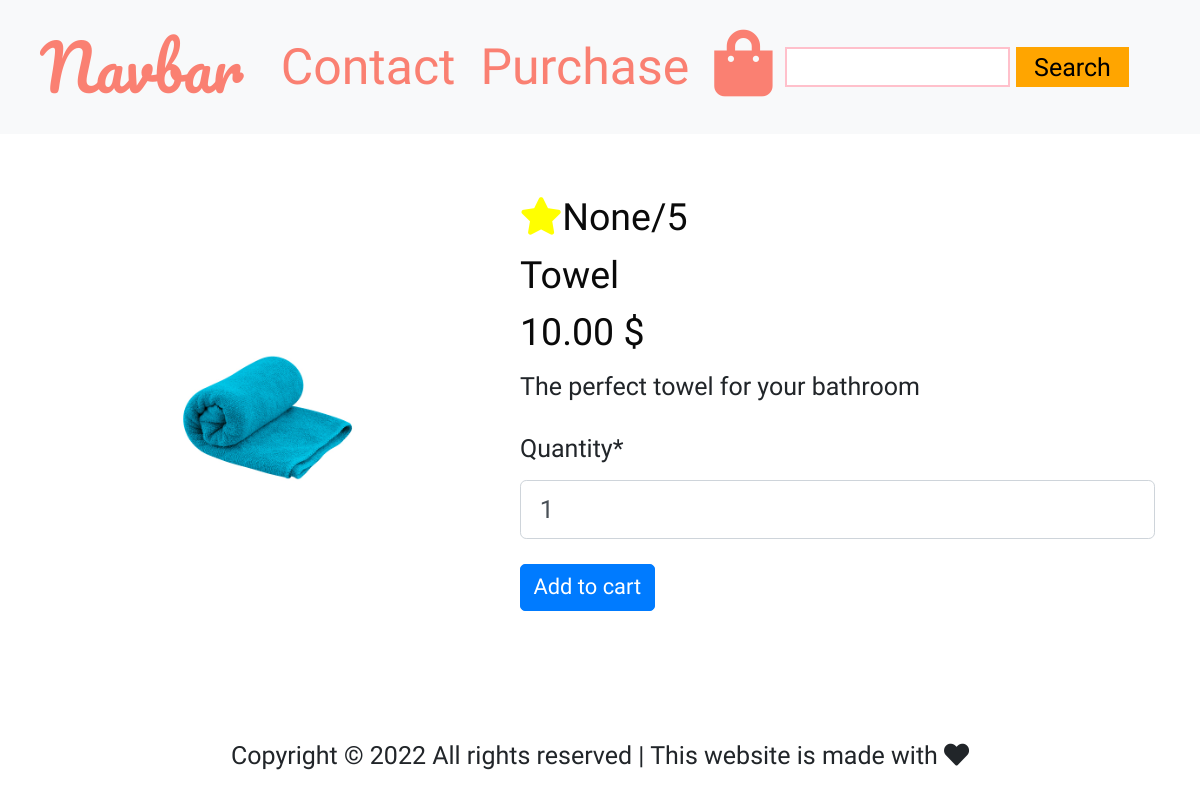
The page /products/pp528153/ on the database its author committed.
### cart/models.py (models this page shows, shortened)
class Product(models.Model):
    category = models.ForeignKey('Category', on_delete=models.CASCADE)
    name = models.CharField(max_length=254)
    slug = models.SlugField(unique=True, null=True)
    description = models.TextField()
    price = models.DecimalField(max_digits=6, decimal_places=2)
    rating = models.DecimalField(max_digits=6, decimal_places=2,
                                 null=True, blank=True)
    image = models.ImageField()
    active = models.BooleanField(default=False)

### cart/views.py (the view, shortened to what this page needs)
# urls.py: path('<slug>/', views.ProductDetailView.as_view(), name='product-detail'),
class ProductDetailView(generic.FormView):
    template_name = 'cart/product_detail.html'
    """ We have to pick forms from forms.py"""
    form_class = AddToCartForm
    def get_object(self):
        return get_object_or_404(Product, slug=self.kwargs["slug"])
    def get_context_data(self, **kwargs):
        context = super(ProductDetailView, self).get_context_data(**kwargs)
        context['product'] = self.get_object()
        return context

### cart/forms.py
class AddToCartForm(forms.ModelForm):
    class Meta:
        model = OrderItem
        fields = ['quantity']

### templates/cart/product_detail.html (shortened to what this page needs)
{% extends "base.html" %}
{% load crispy_forms_tags %}
{% load static %}
{% block page_header %}
    <div class="container header-container">
        <div class="row">
            <div class="col"></div>
        </div>
    </div>
{% endblock %}
{% block content %}
<div class="container single-product">
    <div class="row">
        <div class="col-lg-5 ">
            <div class="image-container">
            {% if product.image %}
            <img class=" img-fluid" src="{{ product.image.url }}" alt="{{ product.name }}"  class="card-img-top" width = "100%">
            </div>
        </div>
        <div class="col-lg-7">
            <h4><i style="color:yellow;"class="fa fa-star" style="font-size: small;"></i>{{ product.rating }}/5</h4>
            {% else %}
            <h4><i class="fa fa-star" style="font-size: small;"></i>No rating</h4>
            {% endif %}
            <h4>{{ product.name }}</h4>
            <h4>{{ product.price }} $</h4>
            <p>{{ product.description }}</p>
            <div>
                <form method="POST">
                    {{ form|crispy }}
                    <button type='submit' class="btn btn-sm btn-primary buy-now">Add to cart</button>
                </form>
            </div>
        </div>
    </div>
</div>
{% endblock %}

### static/css/base.css (style rules this page uses)
:root { --black:#2c2c54; --orange:#ff9f1a; }
html, body { font-family: 'Dongle'; font-size: 25px; overflow: auto; min-height: 100vh; }
.single-product { margin-top: 5%; }
.single-product h4 { font-size: 1.5rem; color: #0a0a0a; }

### rows shown on the page
Product: image (picture), rating "None", name "Towel", price "10.00", description "The perfect towel for your bathroom"
